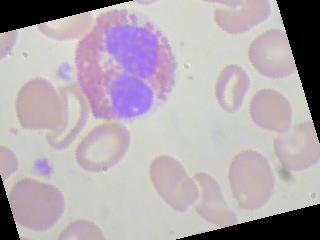
#> input picture CNN/datasets/TEST/EOSINOPHIL/_0_7764.jpeg, 320 x 240 px
$ python -i segmentation.py   (imports and definitions only)
#> lines starting #> are read from the running program, lines starting #| are printed output that depends on the picture; after the words box and inside, x2 and y2 are one past the last pixel; in counts of white or black regions, pixels touching at a corner belong together
"""Classical HSV-threshold segmentation used for the optional cell crop."""

from dataclasses import dataclass

import cv2
import numpy as np

from wbc_classification.errors import SegmentationError

HSV_LOWER = np.array([80, 60, 140], dtype=np.uint8)
HSV_UPPER = np.array([255, 255, 255], dtype=np.uint8)
MIN_AREA_FRACTION = 0.01


@dataclass(frozen=True)
class CellSegmentation:
    mask: np.ndarray
    contour: np.ndarray
    center: tuple[int, int]
    radius: int


def segment_cell(rgb: np.ndarray) -> CellSegmentation:
    """Locate the largest cell-coloured region in an RGB image."""
    if rgb.ndim != 3 or rgb.shape[2] != 3:
        raise SegmentationError(f"expected an (H, W, 3) RGB image, got shape {rgb.shape}")
    blurred = cv2.GaussianBlur(rgb, (7, 7), 0)
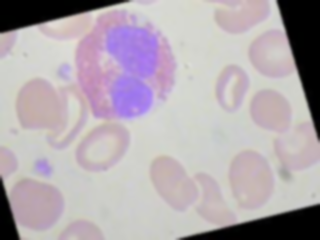
#> blurred: shape (240, 320, 3); mean R, G, B 177.8, 168.8, 174.9
    hsv = cv2.cvtColor(blurred, cv2.COLOR_RGB2HSV)
#> hsv: shape (240, 320, 3); mean H, S, V 76.1, 24.4, 181.5
    threshold = cv2.inRange(hsv, HSV_LOWER, HSV_UPPER)
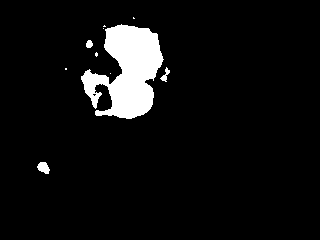
#> threshold: shape (240, 320); 6.2% white; 10 white regions (6 under 20 px)
    contours, _ = cv2.findContours(threshold, cv2.RETR_LIST, cv2.CHAIN_APPROX_SIMPLE)
#> contours = 11 contours, 7 with area under 20; largest, box (x1, y1, x2, y2) and area: (81, 24, 164, 119) 4364, (37, 162, 50, 174) 90, (160, 67, 170, 82) 41, (86, 40, 93, 48) 34
    if not contours:
        raise SegmentationError("no cell-coloured region found")
    biggest = max(contours, key=cv2.contourArea)
#> biggest = contour of 217 points, box (x1, y1, x2, y2) (81, 24, 164, 119), area 4364
    if cv2.contourArea(biggest) < MIN_AREA_FRACTION * rgb.shape[0] * rgb.shape[1]:
        raise SegmentationError("detected region is too small to be a cell")
    mask = np.zeros(threshold.shape, dtype=np.uint8)
    cv2.drawContours(mask, [biggest], -1, 255, -1)
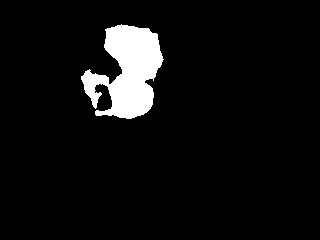
#> mask: shape (240, 320); 5.9% white; 1 white region, box (x1, y1, x2, y2) and area: (81, 24, 164, 119) 4568
    (cx, cy), radius = cv2.minEnclosingCircle(biggest)
#> cx = 125.2; cy = 73.4; radius = 50.81
    return CellSegmentation(mask, biggest, (int(cx), int(cy)), int(radius))


def crop_cell(rgb: np.ndarray) -> np.ndarray:
    """Crop the image to the cell's enclosing square, clamped to the image bounds."""
    segmentation = segment_cell(rgb)
    height, width = rgb.shape[:2]
    cx, cy = segmentation.center
    radius = max(segmentation.radius, 1)
    return rgb[
        max(cy - radius, 0) : min(cy + radius, height),
        max(cx - radius, 0) : min(cx + radius, width),
    ]


def draw_overlay(rgb: np.ndarray, segmentation: CellSegmentation) -> np.ndarray:
    """Return a copy of the image with the cell contour and enclosing circle drawn."""
    overlay = rgb.copy()
    cv2.drawContours(overlay, [segmentation.contour], -1, (255, 0, 0), 2)
    cv2.circle(overlay, segmentation.center, segmentation.radius, (0, 255, 0), 2)
    return overlay

>>> import cv2
>>> picture = cv2.cvtColor(cv2.imread('../../../CNN/datasets/TEST/EOSINOPHIL/_0_7764.jpeg'), cv2.COLOR_BGR2RGB)
>>> result = segment_cell(picture)

$ run again, on CNN/datasets/TEST/EOSINOPHIL/_10_6590.jpeg
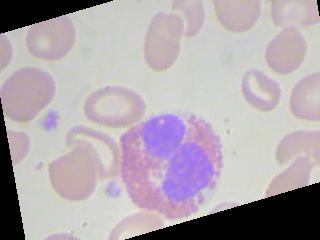
#> input picture CNN/datasets/TEST/EOSINOPHIL/_10_6590.jpeg, 320 x 240 px
#> hsv: shape (240, 320, 3); mean H, S, V 75.3, 23, 179.4
#> in segment_cell, `threshold = cv2.inRange(hsv, HSV_LOWER, HSV_UPPER)`:
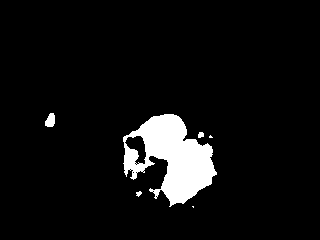
#> threshold: shape (240, 320); 6.3% white; 6 white regions (2 under 20 px)
#> contours = 15 contours, 11 with area under 20; largest, box (x1, y1, x2, y2) and area: (123, 114, 217, 207) 4786, (124, 135, 147, 165) 360, (45, 113, 55, 127) 90, (198, 132, 204, 138) 20
#> biggest = contour of 234 points, box (x1, y1, x2, y2) (123, 114, 217, 207), area 4786
#> in segment_cell, `cv2.drawContours(mask, [biggest], -1, 255, -1)`:
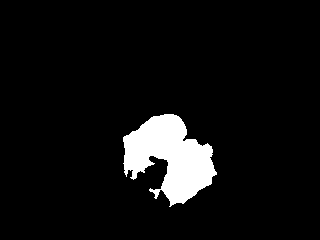
#> mask: shape (240, 320); 6.5% white; 1 white region, box (x1, y1, x2, y2) and area: (123, 114, 217, 207) 4983
#> cx = 169.3; cy = 156; radius = 50.05
